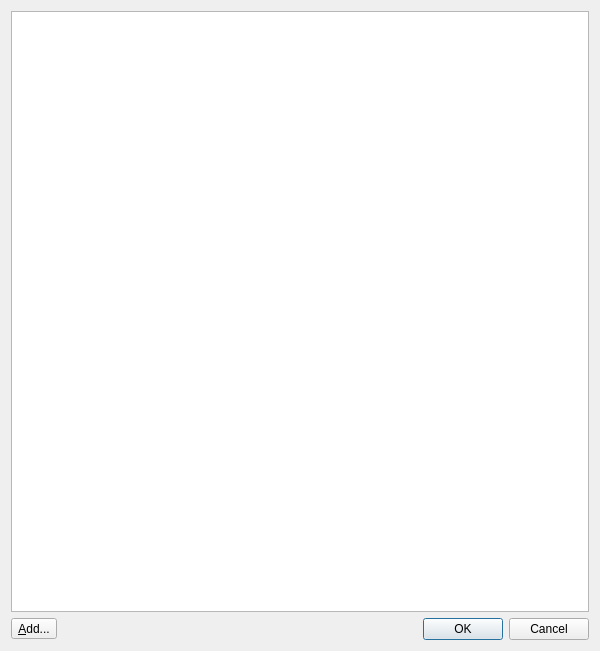
<?xml version="1.0" encoding="UTF-8"?>
<ui version="4.0">
 <class>PrefsColorMap</class>
 <widget class="QDialog" name="PrefsColorMap">
  <property name="geometry">
   <rect>
    <x>0</x>
    <y>0</y>
    <width>600</width>
    <height>651</height>
   </rect>
  </property>
  <property name="minimumSize">
   <size>
    <width>0</width>
    <height>0</height>
   </size>
  </property>
  <property name="windowTitle">
   <string>Plugins</string>
  </property>
  <layout class="QVBoxLayout" name="verticalLayout">
   <item>
    <widget class="QTableView" name="table">
     <property name="editTriggers">
      <set>QAbstractItemView::EditTrigger::NoEditTriggers</set>
     </property>
     <property name="selectionMode">
      <enum>QAbstractItemView::SelectionMode::NoSelection</enum>
     </property>
     <property name="iconSize">
      <size>
       <width>20</width>
       <height>20</height>
      </size>
     </property>
     <attribute name="horizontalHeaderHighlightSections">
      <bool>false</bool>
     </attribute>
     <attribute name="verticalHeaderVisible">
      <bool>false</bool>
     </attribute>
    </widget>
   </item>
   <item>
    <layout class="QHBoxLayout" name="horizontalLayout">
     <item>
      <widget class="QToolButton" name="button_add">
       <property name="text">
        <string>&amp;Add...</string>
       </property>
       <property name="icon">
        <iconset theme="QIcon::ThemeIcon::ListAdd"/>
       </property>
      </widget>
     </item>
     <item>
      <spacer name="horizontalSpacer">
       <property name="orientation">
        <enum>Qt::Orientation::Horizontal</enum>
       </property>
       <property name="sizeHint" stdset="0">
        <size>
         <width>40</width>
         <height>20</height>
        </size>
       </property>
      </spacer>
     </item>
     <item>
      <widget class="QDialogButtonBox" name="buttonBox">
       <property name="orientation">
        <enum>Qt::Orientation::Horizontal</enum>
       </property>
       <property name="standardButtons">
        <set>QDialogButtonBox::StandardButton::Cancel|QDialogButtonBox::StandardButton::Ok</set>
       </property>
      </widget>
     </item>
    </layout>
   </item>
  </layout>
 </widget>
 <resources/>
 <connections>
  <connection>
   <sender>buttonBox</sender>
   <signal>accepted()</signal>
   <receiver>PrefsColorMap</receiver>
   <slot>accept()</slot>
   <hints>
    <hint type="sourcelabel">
     <x>205</x>
     <y>917</y>
    </hint>
    <hint type="destinationlabel">
     <x>157</x>
     <y>274</y>
    </hint>
   </hints>
  </connection>
  <connection>
   <sender>buttonBox</sender>
   <signal>rejected()</signal>
   <receiver>PrefsColorMap</receiver>
   <slot>reject()</slot>
   <hints>
    <hint type="sourcelabel">
     <x>205</x>
     <y>917</y>
    </hint>
    <hint type="destinationlabel">
     <x>286</x>
     <y>274</y>
    </hint>
   </hints>
  </connection>
 </connections>
</ui>
